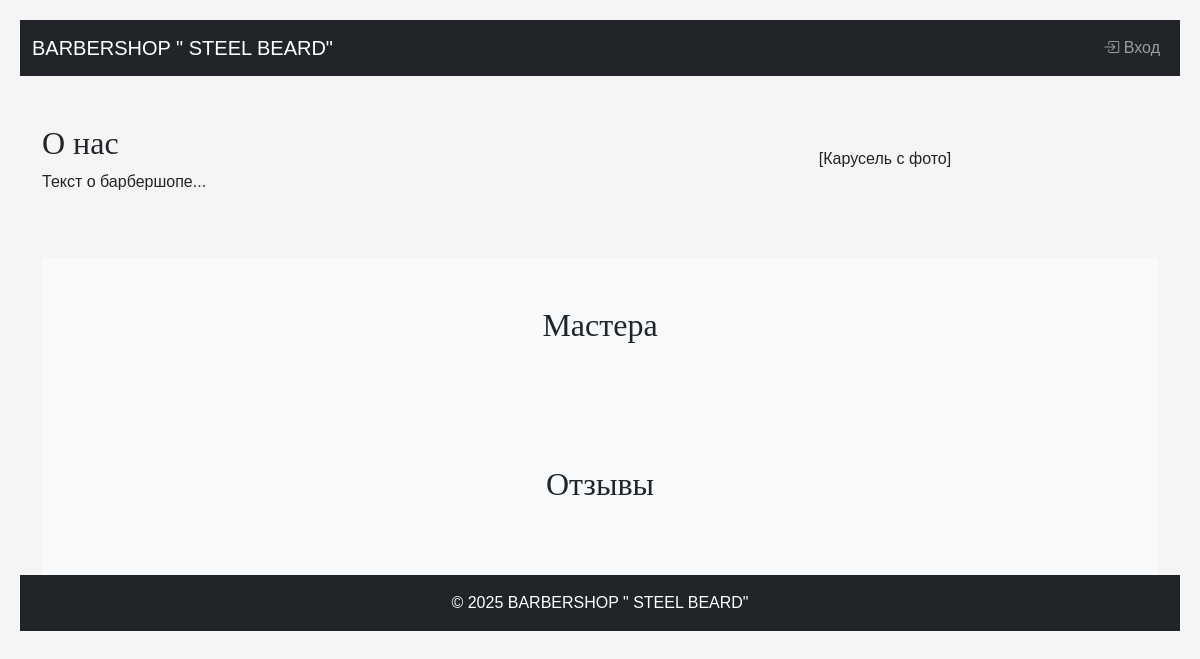
The app's page /, older data.
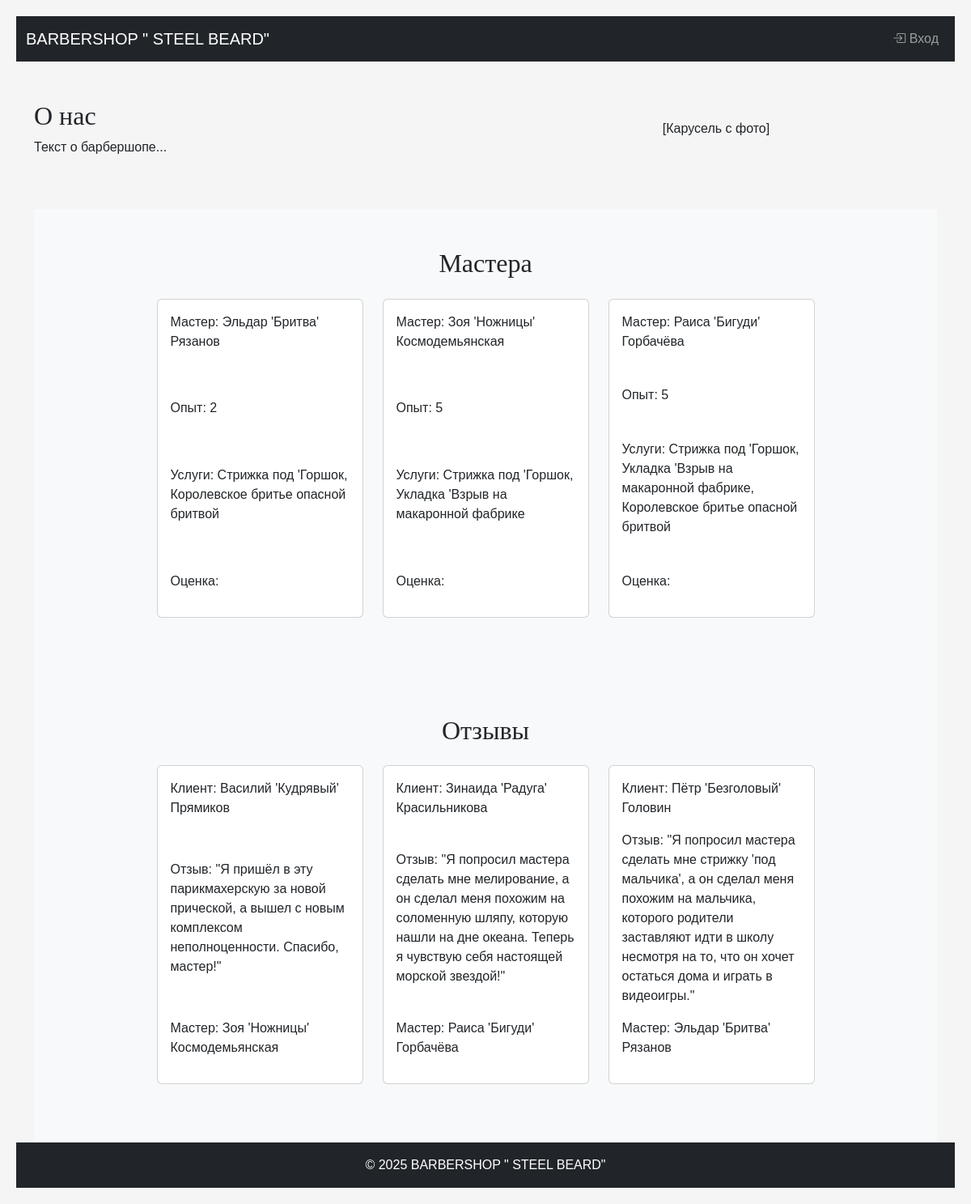
The same page, newer data.
### core/models.py (models this page shows, shortened)
class Master(models.Model):
    name = models.CharField(max_length=150, verbose_name="Имя")
    photo = models.ImageField(upload_to="masters/", blank=True, null=True, verbose_name="Фотография")
    phone = models.CharField(max_length=20, verbose_name="Телефон")
    address = models.CharField(max_length=255, verbose_name="Адрес")
    experience = models.PositiveIntegerField(verbose_name="Стаж работы", help_text="Опыт работы в годах")
    services = models.ManyToManyField("Service", related_name='masters', verbose_name='Услуги')
    is_active = models.BooleanField(default=True, verbose_name="Активен")

class Service(models.Model):
    name = models.CharField(max_length=200, verbose_name="Название")
    description = models.TextField(blank=True, verbose_name="Описание")
    price = models.DecimalField(max_digits=10, decimal_places=2, verbose_name="Цена")
    duration = models.PositiveIntegerField(verbose_name="Длительность", help_text="Время выполнения в минутах")
    is_popular = models.BooleanField(default=False, verbose_name="Популярная услуга")
    image = models.ImageField(upload_to="services/", blank=True, verbose_name="Изображение")

class Review(models.Model):
    text = models.TextField(verbose_name="Текст отзыва")
    client_name = models.CharField(max_length=100, blank=True, verbose_name="Имя клиента")
    master = models.ForeignKey("Master", on_delete=models.CASCADE, verbose_name="Мастер")
    photo = models.ImageField(upload_to="reviews/", blank=True, null=True, verbose_name="Фотография")
    created_at = models.DateTimeField(auto_now_add=True, verbose_name="Дата создания")
    rating = models.PositiveSmallIntegerField(default=5,validators=[MinValueValidator(1), MaxValueValidator(5)], verbose_name="Оценка")
    is_published = models.BooleanField(default=True, verbose_name="Опубликован")

### core/views.py (the view)
# urls.py: path('', landing, name='landing'),
def landing(request) -> HttpResponse:
    masters = Master.objects.all()
    services = Service.objects.all()
    reviews = Review.objects.all()
    context = {
        "masters": masters,
        "services": services,
        "reviews": reviews,
    }
    return render(request, "landing.html", context=context)

### core/context_processors.py (called while the page is built)
def menu_items(request):
    menu = [
        {"title": "Главная", "url_name": "landing", "url": reverse("landing")},
        {
            "title": "Мастера",
            "url": reverse("landing") + "#masters",
        },
        {
            "title": "Услуги",
            "url": reverse("landing") + "#services",
        },
        {
            "title": "Отзывы",
            "url": reverse("landing") + "#reviews",
        },
        {
            "title": "Записаться",
            "url": reverse("landing") + "#get-order",
        },
    ]
    menu_staff = [
        {"title": "Заявки", "url": reverse("orders")},
    ]
    return {"menu_items": menu, "menu_staff_items": menu_staff}

### templates/landing.html (shortened to what this page needs)
{% extends "base.html" %}
{% block content %}
    <div class="container">
        <section id="about" class="py-5">
            <div class="row align-items-center">
                <div class="col-md-6">
                    <h2>О нас</h2>
                    <p>Текст о барбершопе...</p>
                </div>
                <div class="col-md-6">
                    <p class="text-center">[Карусель с фото]</p>
                </div>
            </div>
        </section>
        <section id="master" class="py-5 bg-light">
            <h2 class="text-center mb-4">Мастера</h2>
            <div class="container">
                <div class="row justify-content-center flex-wrap overflow-auto">
                    {% for master in masters %}
                        <div class="col-md-6 col-lg-3 mb-4">
                            <div class="card">
                                <div class="card-body">
                                    <p>Мастер: {{ master.name }}</p>
                                    <p>Опыт: {{ master.experience }}</p>
                                    <p>Услуги: {% for service in master.services.all %}{{ service.name }}{% if not forloop.last %}, {% endif %}{% endfor %}</p>
                                    <p>Оценка: {{ master.rating }}</p>
                                </div>
                            </div>
                        </div>
                    {% endfor %}
                </div>
            </div>
        </section>
        <section id="review" class="py-5 bg-light">
            <h2 class="text-center mb-4">Отзывы</h2>
            <div class="container">
                <div class="row justify-content-center flex-wrap overflow-auto">
                    {% for review in reviews %}
                        <div class="col-md-6 col-lg-3 mb-4">
                            <div class="card">
                                <div class="card-body">
                                    <p>Клиент: {{ review.client_name }}</p>
                                    <p>Отзыв: {{ review.text }}</p>
                                    <p>Мастер: {{ review.master.name }}</p>
                                </div>
                            </div>
                        </div>
                    {% endfor %}
                </div>
            </div>
        </section>
    </div>
{% endblock content %}

Row changes from the older to the newer data that the page shows:
added Master: name "Эльдар 'Бритва' Рязанов", experience "2"
added Service: name "Стрижка под 'Горшок"
added Service: name "Королевское бритье опасной бритвой"
added Master: name "Зоя 'Ножницы' Космодемьянская", experience "5"
added Service: name "Укладка 'Взрыв на макаронной фабрике"
added Master: name "Раиса 'Бигуди' Горбачёва", experience "5"
added Review: client_name "Василий 'Кудрявый' Прямиков", text "\"Я пришёл в эту парикмахерскую за новой прической, а вышел с новым комплексом неполноценности. Спасибо, мастер!\"", master.name "Зоя 'Ножницы' Космодемьянская"
added Review: client_name "Зинаида 'Радуга' Красильникова", text "\"Я попросил мастера сделать мне мелирование, а он сделал меня похожим на соломенную шляпу, которую нашли на дне океана. Теперь я чувствую себя настоящей морской звездой!\"", master.name "Раиса 'Бигуди' Горбачёва"
added Review: client_name "Пётр 'Безголовый' Головин", text "\"Я попросил мастера сделать мне стрижку 'под мальчика', а он сделал меня похожим на мальчика, которого родители заставляют идти в школу несмотря на то, что он хочет остаться дома и играть в видеоигры.\"", master.name "Эльдар 'Бритва' Рязанов"
